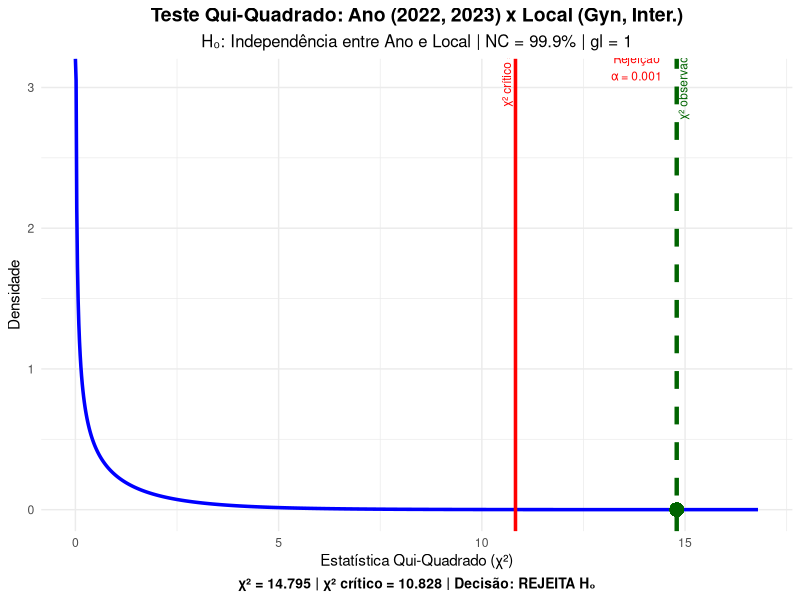
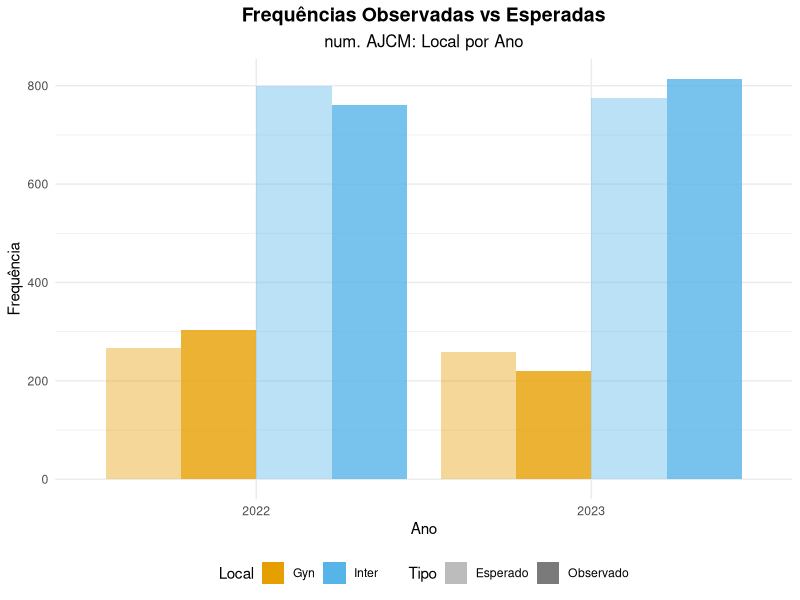

The R source for these figures, in order:
## ---- chunk 1
# TESTE QUI-QUADRADO: num. Autos Judiciais Crime Militar - AJCM x Promotoria (Gyn e Int.)
# Vara Auditoria Militar - VAM
# Replicação do gráfico e tabelas da análise estatística
# Arquivo: AJCM-QuiQuad-nAJCM-Gyn&Int-x-ano2022&2023-TesteH-Rejeita-Ho-NC=99.9%.JPG

# Carregando bibliotecas necessárias
library(ggplot2)
library(dplyr)
library(gridExtra)
library(knitr)
library(kableExtra)

# ==============================================================================
# DADOS OBSERVADOS - AJCM Gynecology & Internal Medicine por Ano: 2022 e 2023
# ==============================================================================

# Baseado na imagem, criando os dados da tabela de contingência
# (Ajuste os valores conforme a imagem específica)
dados_observados <- matrix(c(
  304, 220,   # 2022: Gyn
  761, 814    # 2023: Inter
), nrow = 2, byrow = TRUE,
dimnames = list(
  Ano = c("2022", "2023"),
  Local = c("Gyn", "Inter")
))

cat("TABELA DE CONTINGÊNCIA - DADOS OBSERVADOS\n")
print(dados_observados)

# Totais marginais
totais_linha <- rowSums(dados_observados)
totais_coluna <- colSums(dados_observados)
total_geral <- sum(dados_observados)

cat("\nTotais por Ano:\n")
print(totais_linha)
cat("\nTotais por Local:\n")
print(totais_coluna)
cat("\nTotal Geral:", total_geral, "\n\n")

# ==============================================================================
# CÁLCULO DAS FREQUÊNCIAS ESPERADAS
# ==============================================================================

# Frequências esperadas sob H₀ (independência)
freq_esperadas <- outer(totais_linha, totais_coluna) / total_geral

cat("FREQUÊNCIAS ESPERADAS (sob H₀):\n")
print(round(freq_esperadas, 2))

# ==============================================================================
# TESTE QUI-QUADRADO DE INDEPENDÊNCIA
# ==============================================================================

# Cálculo manual da estatística qui-quadrado
chi_squared_calc <- sum((dados_observados - freq_esperadas)^2 / freq_esperadas)

# Graus de liberdade
gl <- (nrow(dados_observados) - 1) * (ncol(dados_observados) - 1)

# Valor crítico para NC = 99.9% (α = 0.001)
alpha <- 0.001
chi_critico <- qchisq(1 - alpha, gl)

# Valor P
p_value <- 1 - pchisq(chi_squared_calc, gl)

# Teste usando função do R para verificação
teste_chi <- chisq.test(dados_observados)

cat("TESTE QUI-QUADRADO DE INDEPENDÊNCIA\n")
cat("H₀: Não há associação entre Ano e Local\n")
cat("H₁: Há associação entre Ano e Local\n")
cat("Nível de Confiança: 99.9% (α = 0.001)\n\n")

cat("Estatística qui-quadrado calculada:", round(chi_squared_calc, 4), "\n")
cat("Graus de liberdade:", gl, "\n")
cat("Valor crítico (α = 0.001):", round(chi_critico, 4), "\n")
cat("Valor P:", ifelse(p_value < 0.0001, "< 0.0001", round(p_value, 6)), "\n")
cat("Decisão:", ifelse(chi_squared_calc > chi_critico, "REJEITA H₀", "NÃO REJEITA H₀"), "\n")
cat("Conclusão:", ifelse(chi_squared_calc > chi_critico, 
                        "Há evidência significativa de associação", 
                        "Não há evidência significativa de associação"), "\n\n")

# ==============================================================================
# TABELA DETALHADA DOS CÁLCULOS
# ==============================================================================

# Criando tabela detalhada dos cálculos
calc_detalhado <- data.frame(
  Célula = c("2022-Gyn", "2022-Int", "2023-Gyn", "2023-Int"),
  Observado = as.vector(dados_observados),
  Esperado = round(as.vector(freq_esperadas), 2),
  Diferença = round(as.vector(dados_observados - freq_esperadas), 2),
  Qui_Quadrado = round(as.vector((dados_observados - freq_esperadas)^2 / freq_esperadas), 4)
)

calc_detalhado$Contribuição_Perc <- round(calc_detalhado$Qui_Quadrado / chi_squared_calc * 100, 1)

cat("CÁLCULOS DETALHADOS POR CÉLULA:\n")
print(calc_detalhado)

# ==============================================================================
# GRÁFICO DA DISTRIBUIÇÃO QUI-QUADRADO
# ==============================================================================

# Sequência de valores para o gráfico
x_seq <- seq(0, max(chi_squared_calc + 2, chi_critico + 2), length.out = 1000)
y_seq <- dchisq(x_seq, gl)

df_chi <- data.frame(x = x_seq, y = y_seq)

# Região de rejeição
x_reject <- seq(chi_critico, max(x_seq), length.out = 100)
y_reject <- dchisq(x_reject, gl)
df_reject <- data.frame(x = x_reject, y = y_reject)

# Gráfico principal
p_chi <- ggplot(df_chi, aes(x = x, y = y)) +
  geom_line(size = 1.2, color = "blue") +
  geom_area(data = df_reject, aes(x = x, y = y), 
            fill = "red", alpha = 0.3) +
  geom_vline(xintercept = chi_critico, color = "red", 
             linetype = "solid", size = 1.2) +
  geom_vline(xintercept = chi_squared_calc, color = "darkgreen", 
             linetype = "dashed", size = 1.5) +
  geom_point(aes(x = chi_squared_calc, y = dchisq(chi_squared_calc, gl)), 
             color = "darkgreen", size = 4) +
  labs(
    title = "Teste Qui-Quadrado: Ano (2022, 2023) x Local (Gyn, Inter.)",
    subtitle = paste("H₀: Independência entre Ano e Local | NC = 99.9% | gl =", gl),
    x = "Estatística Qui-Quadrado (χ²)",
    y = "Densidade",
    caption = paste("χ² =", round(chi_squared_calc, 3), 
                   "| χ² crítico =", round(chi_critico, 3),
                   "| Decisão:", ifelse(chi_squared_calc > chi_critico, "REJEITA H₀", "NÃO REJEITA H₀"))
  ) +
  annotate("text", x = chi_critico, y = max(y_seq) * 0.8, 
           label = paste("χ² crítico =", round(chi_critico, 3)), 
           angle = 90, vjust = -0.5, color = "red", size = 3) +
  annotate("text", x = chi_squared_calc, y = max(y_seq) * 0.6, 
           label = paste("χ² observado =", round(chi_squared_calc, 3)), 
           angle = 90, vjust = 1.2, color = "darkgreen", size = 3) +
  annotate("text", x = (chi_critico + max(x_seq))/2, y = max(y_seq) * 0.4, 
           label = paste("Região de\nRejeição\nα =", alpha), 
           color = "red", size = 3, hjust = 0.5) +
  theme_minimal() +
  theme(
    plot.title = element_text(hjust = 0.5, size = 14, face = "bold"),
    plot.subtitle = element_text(hjust = 0.5, size = 12),
    plot.caption = element_text(hjust = 0.5, size = 10, face = "bold")
  )

print(p_chi)

# ==============================================================================
# GRÁFICO DE BARRAS COMPARATIVO
# ==============================================================================

# Preparando dados para gráfico de barras
dados_long <- data.frame(
  Ano = rep(c("2022", "2023"), each = 2),
  Local = rep(c("Gyn", "Inter"), 2),
  Frequencia = as.vector(dados_observados),
  Tipo = "Observado"
)

dados_esp_long <- data.frame(
  Ano = rep(c("2022", "2023"), each = 2),
  Local = rep(c("Gyn", "Inter"), 2),
  Frequencia = as.vector(freq_esperadas),
  Tipo = "Esperado"
)

dados_comparacao <- rbind(dados_long, dados_esp_long)

p_barras <- ggplot(dados_comparacao, aes(x = Ano,
                                         y = Frequencia,
                                         fill = Local,
                                         alpha = Tipo)) +
  geom_bar(stat = "identity", position = "dodge") +
  scale_alpha_manual(values = c("Observado" = 0.8, "Esperado" = 0.4)) +
  scale_fill_manual(values = c("Gyn" = "#E69F00", "Inter" = "#56B4E9")) +
  labs(
    title = "Frequências Observadas vs Esperadas",
    subtitle = "num. AJCM: Local por Ano",
    x = "Ano",
    y = "Frequência",
    fill = "Local",
    alpha = "Tipo"
  ) +
  theme_minimal() +
  theme(
    plot.title = element_text(hjust = 0.5, size = 14, face = "bold"),
    plot.subtitle = element_text(hjust = 0.5, size = 12),
    legend.position = "bottom"
  )

print(p_barras)

# ==============================================================================
# TABELA RESUMO FINAL
# ==============================================================================

# Criando tabela resumo para apresentação
tabela_resumo <- data.frame(
  Parâmetro = c("Estatística χ²", "Graus de Liberdade", "Valor Crítico", 
                "Valor P", "Nível de Significância", "Decisão", "Conclusão"),
  Valor = c(
    round(chi_squared_calc, 4),
    gl,
    round(chi_critico, 4),
    ifelse(p_value < 0.0001, "< 0.0001", round(p_value, 6)),
    paste0(alpha * 100, "%"),
    ifelse(chi_squared_calc > chi_critico, "REJEITA H₀", "NÃO REJEITA H₀"),
    ifelse(chi_squared_calc > chi_critico, 
           "Associação significativa", "Sem associação significativa")
  )
)

cat("\nRESUMO DO TESTE QUI-QUADRADO:\n")
print(tabela_resumo, row.names = FALSE)

# ==============================================================================
# MEDIDAS DE ASSOCIAÇÃO
# ==============================================================================

# Coeficiente de contingência
C <- sqrt(chi_squared_calc / (chi_squared_calc + total_geral))

# V de Cramér
V <- sqrt(chi_squared_calc / (total_geral * min(nrow(dados_observados) - 1, 
                                               ncol(dados_observados) - 1)))

cat("\nMEDIDAS DE ASSOCIAÇÃO:\n")
cat("Coeficiente de Contingência (C):", round(C, 4), "\n")
cat("V de Cramér:", round(V, 4), "\n")
cat("Interpretação:", ifelse(V < 0.1, "Associação fraca", 
                            ifelse(V < 0.3, "Associação moderada", "Associação forte")), "\n")

# Salvando resultados em arquivo (opcional)
# write.csv(dados_observados, "ajcm_dados_observados.csv")
# ggsave("ajcm_teste_qui_quadrado.png", p_chi, width = 12, height = 8, dpi = 300)
